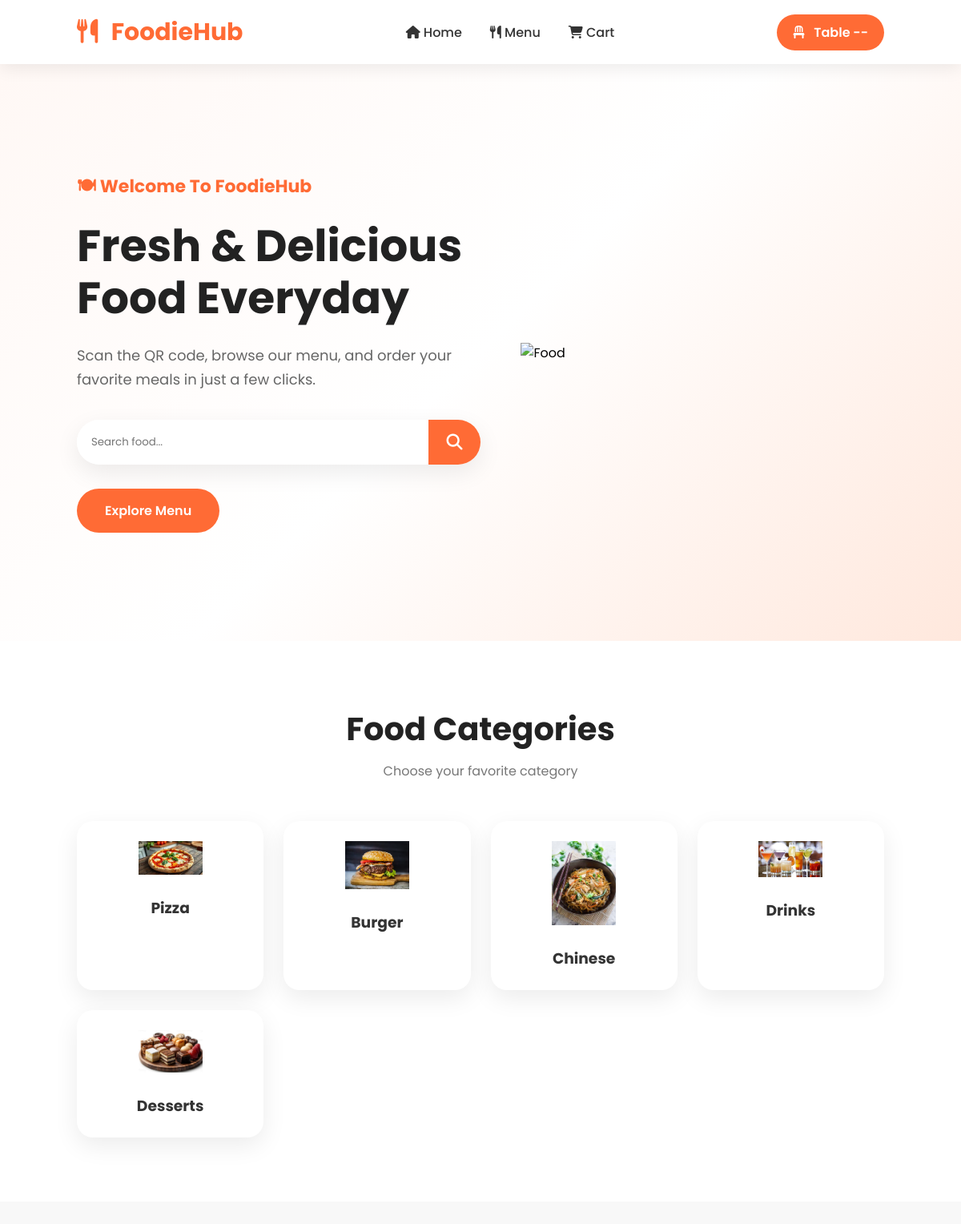
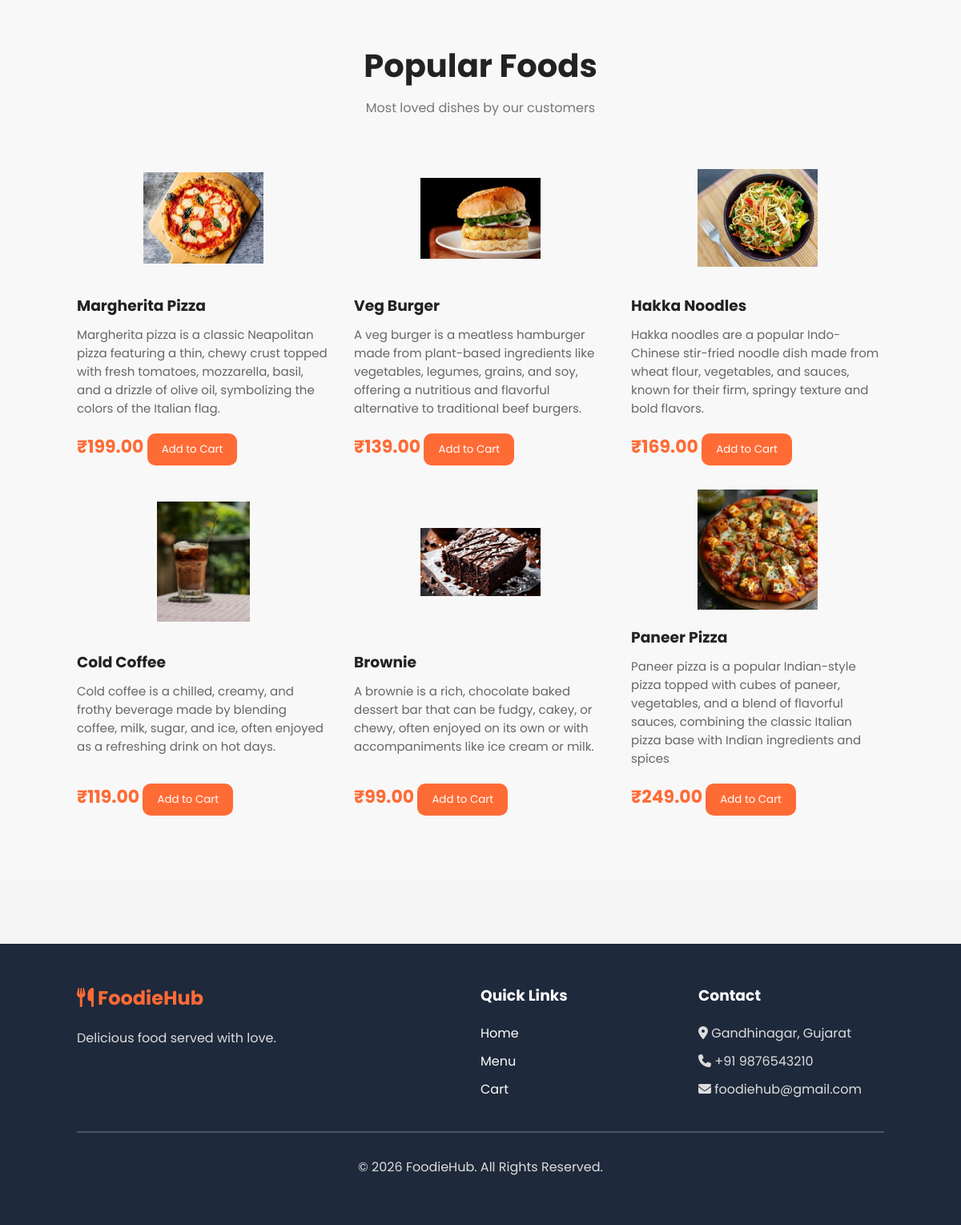
The page / on the database its author committed (2 pictures, top to bottom).
### menu/models.py (models this page shows, shortened)
class Category(models.Model):
    category_name = models.CharField(max_length=100)
    description = models.TextField(blank=True)
    image = models.ImageField(upload_to='categories/', blank=True)

class Food(models.Model):
    category = models.ForeignKey(Category, on_delete=models.CASCADE)
    food_name = models.CharField(max_length=100)
    description = models.TextField()
    price = models.DecimalField(max_digits=8, decimal_places=2)
    image = models.ImageField(upload_to='foods/')
    available = models.BooleanField(default=True)

### menu/views.py (the view)
# urls.py: 2. Add a URL to urlpatterns:  path('', views.home, name='home')
def home(request):
    categories = Category.objects.all()
    foods = Food.objects.filter(available=True)
    search = request.GET.get("q")
    if search:
        foods = foods.filter(
            Q(food_name__icontains=search) |
            Q(description__icontains=search) |
            Q(category__category_name__icontains=search)
        )
    return render(request, "home.html", {
        "categories": categories,
        "foods": foods,
        "search": search
    })

### templates/home.html (shortened to what this page needs)
{% load static %}
<!DOCTYPE html>
<html lang="en">
<head>
    <link rel="stylesheet" href="{% static 'css/style.css' %}">
    <link rel="stylesheet"
    href="https://cdnjs.cloudflare.com/ajax/libs/font-awesome/6.7.2/css/all.min.css">
</head>
<body>
<header class="navbar">
    <div class="logo">
        <a href="{% url 'home' %}">
            <i class="fa-solid fa-utensils"></i>
            FoodieHub
        </a>
    </div>
    <nav id="nav-menu">
        <ul>
            <li><a href="{% url 'home' %}">
                <i class="fa-solid fa-house"></i> Home
            </a></li>
            <li><a href="{% url 'menu' %}">
                <i class="fa-solid fa-utensils"></i> Menu
            </a></li>
            <li><a href="{% url 'cart' %}">
                <i class="fa-solid fa-cart-shopping"></i> Cart
            </a></li>
        </ul>
    </nav>
    <div class="table-box">
        <i class="fa-solid fa-chair"></i>
        Table {{ request.session.table_number|default:"--" }}
    </div>
</header>
<section class="hero">
    <div class="hero-content">
        <h4>🍽 Welcome To FoodieHub</h4>
        <h1>
            Fresh & Delicious <br>
            Food Everyday
        </h1>
        <p>
            Scan the QR code, browse our menu,
            and order your favorite meals in just a few clicks.
        </p>
        <div class="hero-search">
            <form method="GET">
                <input type="text"
                    name="q"
                    placeholder="Search food..."
                    value="{{ request.GET.q }}">
                <button type="submit">
                    <i class="fa-solid fa-magnifying-glass"></i>
                </button>
            </form>
        </div>
        <a href="{% url 'menu' %}" class="menu-btn">
            Explore Menu
        </a>
    </div>
    <div class="hero-image">
        <img src="{% static 'images/hero.png' %}" alt="Food">
    </div>
</section>
<section class="category">
    <div class="title">
        <h2>Food Categories</h2>
        <p>Choose your favorite category</p>
    </div>
    <div class="category-container">
        {% for category in categories %}
        <div class="category-card">
            <img src="{{ category.image.url }}" alt="{{ category.category_name }}">
            <h3>{{ category.category_name }}</h3>
        </div>
        {% endfor %}
    </div>
</section>
<section class="popular-food">
    <div class="title">
        <h2>Popular Foods</h2>
        <p>Most loved dishes by our customers</p>
    </div>
    <div class="food-container">
        {% for food in foods %}
        <div class="food-card">
            <img src="{{ food.image.url }}" alt="{{ food.food_name }}">
            <h3>{{ food.food_name }}</h3>
            <p>{{ food.description }}</p>
            <div class="price-row">
                <span class="price">₹{{ food.price }}</span>
                <a href="{% url 'add_to_cart' food.id %}">
                    <button>Add to Cart</button>
                </a>
            </div>
        </div>
        {% empty %}
        <h3>No Food Available</h3>
        {% endfor %}
    </div>
</section>
<footer class="footer">
    <div class="footer-container">
        <div>
            <h2>
                <i class="fa-solid fa-utensils"></i>
                FoodieHub
            </h2>
            <p>
                Delicious food served with love.
            </p>
        </div>
        <div>
            <h3>Quick Links</h3>
            <a href="{% url 'home' %}">Home</a>
            <a href="{% url 'menu' %}">Menu</a>
            <a href="{% url 'cart' %}">Cart</a>
        </div>
        <div>
            <h3>Contact</h3>
            <p>
                <i class="fa-solid fa-location-dot"></i>
                Gandhinagar, Gujarat
            </p>
            <p>
                <i class="fa-solid fa-phone"></i>
                +91 9876543210
            </p>
            <p>
                <i class="fa-solid fa-envelope"></i>
                foodiehub@gmail.com
            </p>
        </div>
    </div>
    <hr>
    <p class="copyright">
        © 2026 FoodieHub. All Rights Reserved.
    </p>
</footer>
</body>
</html>

### static/css/style.css (style rules this page uses)
* { margin:0; padding:0; box-sizing:border-box; font-family:'Poppins',sans-serif; }
body { background:#f5f5f5; }
.navbar { width:100%; height:80px; background:#ffffff; display:flex; justify-content:space-between; align-items:center; padding:0 8%; position:sticky; top:0; z-index:1000; box-shadow:0 5px 20px rgba(0,0,0,.08); }
.logo a { text-decoration:none; color:#FF6B35; font-size:30px; font-weight:bold; }
.logo i { margin-right:10px; }
nav ul { display:flex; list-style:none; gap:35px; }
nav ul li a { text-decoration:none; color:#333; font-weight:500; transition:.3s; }
.table-box { background:#FF6B35; color:white; padding:10px 20px; border-radius:30px; font-weight:600; }
.table-box i { margin-right:8px; }
.hero { width:100%; min-height:90vh; display:flex; justify-content:space-between; align-items:center; padding:60px 8%; background:linear-gradient( 135deg, #fff8f5, #fff, #ffe8dd ); }
.hero-content { width:50%; }
.hero-content h4 { color:#FF6B35; font-size:22px; margin-bottom:20px; }
.hero-content h1 { font-size:65px; line-height:75px; color:#222; margin-bottom:25px; }
.hero-content p { font-size:18px; color:#666; line-height:30px; margin-bottom:35px; }
.hero-search { display:flex; background:white; border-radius:50px; overflow:hidden; max-width:550px; width:100%; box-shadow:0 10px 30px rgba(0,0,0,.08); }
.hero-search form { display:flex; width:100%; }
.hero-search input { flex:1; border:none; padding:18px; outline:none; }
.hero-search button { width:65px; border:none; background:#FF6B35; color:white; font-size:20px; cursor:pointer; margin:0; height:auto; }
.menu-btn { display:inline-block; margin-top:30px; background:#FF6B35; color:white; padding:15px 35px; border-radius:50px; text-decoration:none; font-weight:600; transition:.3s; }
.hero-image { width:45%; }
.hero-image img { width:100%; max-width:550px; display:block; margin:auto; }
.category { width:100%; padding:80px 8%; background:#fff; }
.title { text-align:center; margin-bottom:50px; }
.title h2 { font-size:40px; color:#222; }
.title p { color:#777; margin-top:10px; }
.category-container { display:grid; grid-template-columns:repeat(auto-fit,minmax(180px,1fr)); gap:25px; }
.category-card { background:white; padding:25px; border-radius:20px; text-align:center; box-shadow:0 10px 30px rgba(0,0,0,.08); transition:.4s; cursor:pointer; }
.category-card img { width:80px; margin:auto; }
.category-card h3 { margin-top:20px; color:#333; }
.popular-food { padding:80px 8%; background:#f8f8f8; }
.food-container { display:grid; grid-template-columns:repeat(auto-fit,minmax(280px,1fr)); gap:30px; }
.food-card { height:100%; display:flex; flex-direction:column; }
.food-card img { width:150px; height:150px; object-fit:contain; margin:auto; }
.food-card h3 { margin:20px 0 10px; color:#222; }
.food-card p { color:#666; font-size:15px; margin-bottom:20px; }
.price-row { margin-top:auto; }
.price { color:#FF6B35; font-size:22px; font-weight:700; }
.price-row button { border:none; background:#FF6B35; color:white; padding:10px 18px; border-radius:10px; cursor:pointer; transition:.3s; }
.footer { background:#1E293B; color:white; margin-top:80px; padding:50px 8%; }
.footer-container { display:grid; grid-template-columns:2fr 1fr 1fr; gap:40px; }
.footer h2 { color:#FF6B35; margin-bottom:20px; }
.footer h3 { margin-bottom:20px; }
.footer a { display:block; color:white; text-decoration:none; margin-bottom:10px; transition:.3s; }
.footer p { margin-bottom:10px; color:#ddd; }
.footer hr { margin:30px 0; border:1px solid rgba(255,255,255,.2); }
.copyright { text-align:center; }
@media (max-width:1200px) { .hero-content h1 { font-size:55px; line-height:65px; } }
@media (max-width:1200px) { .category-container { grid-template-columns:repeat(4,1fr); } }

### rows shown on the page
Category: image (picture), category_name "Pizza"
Category: image (picture), category_name "Burger"
Category: image (picture), category_name "Chinese"
Category: image (picture), category_name "Drinks"
Category: image (picture), category_name "Desserts"
Food: image (picture), food_name "Margherita Pizza", description "Margherita pizza is a classic Neapolitan pizza featuring a thin, chewy crust topped with fresh tomatoes, mozzarella, basil, and a drizzle of olive oil, symbolizing the colors of the Italian flag.", price "199.00"
Food: image (picture), food_name "Veg Burger", description "A veg burger is a meatless hamburger made from plant-based ingredients like vegetables, legumes, grains, and soy, offering a nutritious and flavorful alternative to traditional beef burgers.", price "139.00"
Food: image (picture), food_name "Hakka Noodles", description "Hakka noodles are a popular Indo-Chinese stir-fried noodle dish made from wheat flour, vegetables, and sauces, known for their firm, springy texture and bold flavors.", price "169.00"
Food: image (picture), food_name "Cold Coffee", description "Cold coffee is a chilled, creamy, and frothy beverage made by blending coffee, milk, sugar, and ice, often enjoyed as a refreshing drink on hot days.", price "119.00"
Food: image (picture), food_name "Brownie", description "A brownie is a rich, chocolate baked dessert bar that can be fudgy, cakey, or chewy, often enjoyed on its own or with accompaniments like ice cream or milk.", price "99.00"
Food: image (picture), food_name "Paneer Pizza", description "Paneer pizza is a popular Indian-style pizza topped with cubes of paneer, vegetables, and a blend of flavorful sauces, combining the classic Italian pizza base with Indian ingredients and spices", price "249.00"

### other values the page prints
{{ request.session.table_number|default:"--" }} "--"
